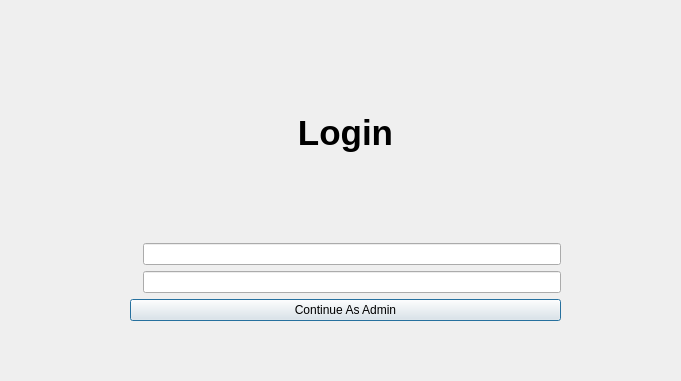
<?xml version="1.0" encoding="UTF-8"?>
<ui version="4.0">
 <class>adminlogin</class>
 <widget class="QDialog" name="adminlogin">
  <property name="geometry">
   <rect>
    <x>0</x>
    <y>0</y>
    <width>681</width>
    <height>381</height>
   </rect>
  </property>
  <property name="windowTitle">
   <string>Admin Login </string>
  </property>
  <widget class="QWidget" name="layoutWidget">
   <property name="geometry">
    <rect>
     <x>130</x>
     <y>30</y>
     <width>431</width>
     <height>291</height>
    </rect>
   </property>
   <layout class="QVBoxLayout" name="verticalLayout">
    <item>
     <widget class="QLabel" name="label">
      <property name="text">
       <string>&lt;html&gt;&lt;head/&gt;&lt;body&gt;&lt;p align=&quot;center&quot;&gt;&lt;span style=&quot; font-size:26pt; font-weight:700;&quot;&gt;Login&lt;/span&gt;&lt;/p&gt;&lt;/body&gt;&lt;/html&gt;</string>
      </property>
     </widget>
    </item>
    <item>
     <layout class="QHBoxLayout" name="horizontalLayout">
      <item>
       <widget class="QLabel" name="usernamelabel">
        <property name="styleSheet">
         <string notr="true">font-color : rgb(255,255, 255);
font: 700 14pt &quot;Script MT Bold&quot;;
</string>
        </property>
        <property name="text">
         <string/>
        </property>
        <property name="pixmap">
         <pixmap>src/manage_accounts_28dp_E8EAED_FILL0_wght400_GRAD0_opsz24.png</pixmap>
        </property>
        <property name="scaledContents">
         <bool>true</bool>
        </property>
        <property name="openExternalLinks">
         <bool>true</bool>
        </property>
       </widget>
      </item>
      <item>
       <widget class="QLineEdit" name="username_lineEdit"/>
      </item>
     </layout>
    </item>
    <item>
     <layout class="QHBoxLayout" name="horizontalLayout_2">
      <item>
       <widget class="QLabel" name="passwordlabel">
        <property name="styleSheet">
         <string notr="true">font-color : rgb(255, 255, 255);
font: 700 14pt &quot;Script MT Bold&quot;;
</string>
        </property>
       </widget>
      </item>
      <item>
       <widget class="QLineEdit" name="password_lineEdit">
        <property name="echoMode">
         <enum>QLineEdit::EchoMode::Password</enum>
        </property>
       </widget>
      </item>
     </layout>
    </item>
    <item>
     <widget class="QPushButton" name="admin_login_button">
      <property name="autoFillBackground">
       <bool>false</bool>
      </property>
      <property name="styleSheet">
       <string notr="true">font: 700 11pt &quot;Segoe Print&quot;;
</string>
      </property>
      <property name="text">
       <string>Continue As Admin</string>
      </property>
     </widget>
    </item>
   </layout>
  </widget>
 </widget>
 <resources/>
 <connections/>
</ui>
